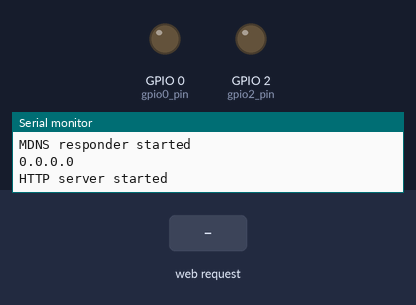
The sketch below on a simulated ESP8266 (NodeMCU). Shown: output pins drawn as LEDs (lit = HIGH), the last lines printed to the serial monitor. Inputs (shaded band) come from the test bench. WiFi joins after 1.5 s; servers stay silent unless stated.

Above: at 2.2 s.
2.3 s: HTTP request GET /socket1On received
At 3.4 s:
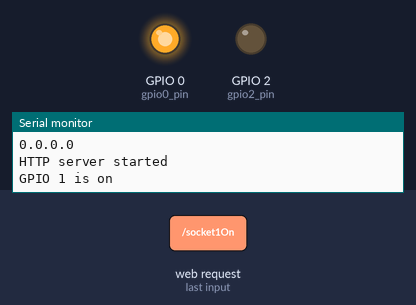
3.8 s: HTTP request GET /socket2On received
At 4.5 s:
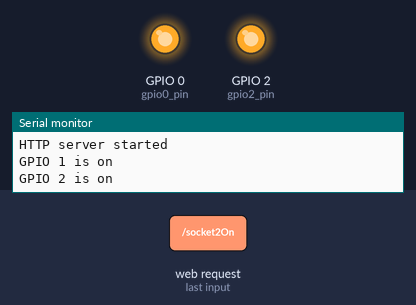
5.3 s: HTTP request GET /socket1Off received
At 5.6 s:
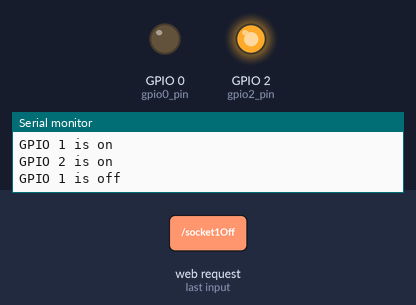
6.8 s: HTTP request GET /socket2Off received
At 8.0 s:
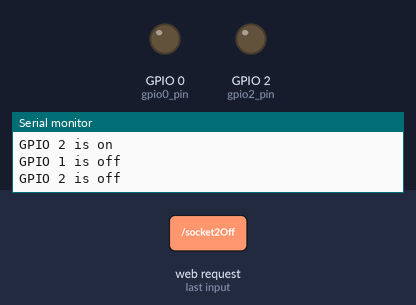
Timing chart, 0 to 9.3 s (numbered marks = the images above; inputs shaded):
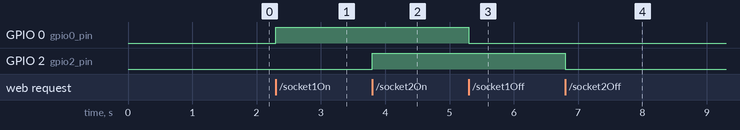

Measured:
- after the input at 2.3 s, GPIO 0 (gpio0_pin): LOW → HIGH at once
- after the input at 3.8 s, GPIO 2 (gpio2_pin): LOW → HIGH at once
- after the input at 5.3 s, GPIO 0 (gpio0_pin): HIGH → LOW at once
- after the input at 6.8 s, GPIO 2 (gpio2_pin): HIGH → LOW at once

The sketch:

My_ESP_Web_Interface.ino
```cpp
#include <ESP8266WiFi.h>
#include <WiFiClient.h>
#include <ESP8266WebServer.h>
#include <ESP8266mDNS.h>

MDNSResponder mdns;


/* Set these to your desired credentials. */
const char *ssid = "Emmanuel";
const char *password = "emmanuelidiags";

ESP8266WebServer server(80);


String webPage = "";
String feedback = "";
String currentPage = "";

int gpio0_pin = 0;
int gpio2_pin = 2;


void setup() {

  webPage += "<body style=background-color:pink><h1 style=color:blue;font-size:500%;>EMANCIPATOR WIFI</h1> <p style=color:black;font-size:150%;><i> This is a simple wifi-controlled system which is the basis of most Home Automation Systems. Its major component is the wifi module,which in this case, is the ESP8266.</i></p>";
  webPage += "<p style=color:black;font-size:150%;><i> For the records, this was designed by IDIAGHE EMMANUEL EMANCIPATOR on this day: 30/06/17. </i></p><br>";
  webPage += "<p style=color:green;font-size:300%;><b>GPIO 1.....<br><a href=\"socket1On\"><button style=color:white;font-size:300%;height:200px;width:400px;background-color:blue;><b>ON</button></a>&nbsp;<a href=\"socket1Off\"><button style=color:black;font-size:300%;height:200px;width:400px;background-color:red><b>OFF</button></a></p><br><br>";
  webPage += "<p style=color:green;font-size:300%;><b>GPIO 2.....<br><a href=\"socket2On\"><button style=color:white;font-size:300%;height:200px;width:400px;background-color:blue;><b>ON</button></a>&nbsp;<a href=\"socket2Off\"><button style=color:black;font-size:300%;height:200px;width:400px;background-color:red><b>OFF</button></a></p><br><hr></body>";

  pinMode(gpio0_pin, OUTPUT);
  digitalWrite(gpio0_pin, LOW);
  pinMode(gpio2_pin, OUTPUT);
  digitalWrite(gpio2_pin, LOW);


  delay(1000);
  Serial.begin(115200);
  Serial.println();
  Serial.print("Configuring access point...");
  /* You can remove the password parameter if you want the AP to be open. */
  WiFi.begin(ssid, password);

  IPAddress myIP = WiFi.softAPIP();
  Serial.print("AP IP address: ");
  Serial.println(myIP);

  if (mdns.begin("esp8266", WiFi.localIP())) {
    Serial.println("MDNS responder started");
     Serial.println(WiFi.localIP());
  }

  server.on("/", []() {
    feedback = "<p><b>Waiting for user_input...Please click a button</b></p>";
    currentPage = webPage + feedback;
    server.send(200, "text/html", currentPage);
  });
  server.on("/socket1On", []() {
    feedback = "<p><b>GPIO 1 is ON</b></p>";
    currentPage = webPage + feedback;
    server.send(200, "text/html", currentPage);
    digitalWrite(gpio0_pin, HIGH);
    Serial.println("GPIO 1 is on");
    delay(1000);
  });
  server.on("/socket1Off", []() {
    feedback = "<p><b>GPIO 1 is OFF</b></p>";
    currentPage = webPage + feedback;
    server.send(200, "text/html", currentPage);
    digitalWrite(gpio0_pin, LOW);
     Serial.println("GPIO 1 is off");
    delay(1000);
  });
  server.on("/socket2On", []() {
    feedback = "<p><b>GPIO 2 is ON</b></p>";
    currentPage = webPage + feedback;
    server.send(200, "text/html", currentPage);
    digitalWrite(gpio2_pin, HIGH);
     Serial.println("GPIO 2 is on");
    delay(1000);
  });
  server.on("/socket2Off", []() {
    feedback = "<p><b>GPIO 2 is OFF</b></p>";
    currentPage = webPage + feedback;
    server.send(200, "text/html", currentPage);
    digitalWrite(gpio2_pin, LOW);
     Serial.println("GPIO 2 is off");
    delay(1000);
  });
  server.begin();
  Serial.println("HTTP server started");
}

void loop() {
  server.handleClient();
}
```
